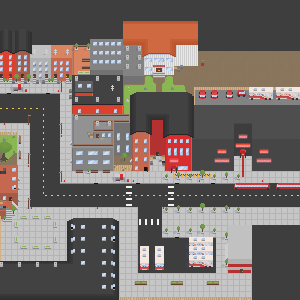

Rendered tile map (Tiled .tmx) drawn with the repository's tilesets; below, a short description and the map source with its tile grids summarised:
An orthogonal 100x100 tile map with 3x3 px tiles, 4 tile layers (BG, Mid, Shadow, Top) and 135 objects.

<map version="1.0" orientation="orthogonal" renderorder="right-down" width="100" height="100" tilewidth="3" tileheight="3" nextobjectid="258">
 <tileset firstgid="1" name="ElectionDay_002" tilewidth="3" tileheight="3" tilecount="1980" columns="66">
  <image source="../Sprites/SpriteSheet_v002.png" width="198" height="90" />
  <terraintypes>
   <terrain name="Bench_noback" tile="1023" />
   <terrain name="Grass" tile="1651" />
   <terrain name="Dirt" tile="1654" />
   <terrain name="Wall_Red_L" tile="-1" />
   <terrain name="Roof_Orange" tile="-1" />
  </terraintypes>
  <tile id="402" terrain=",,,4" />
  <tile id="403" terrain=",,4,4" />
  <tile id="404" terrain=",,4,4" />
  <tile id="405" terrain=",,4,4" />
  <tile id="406" terrain=",,4,4" />
  <tile id="407" terrain=",,4," />
  <tile id="462" terrain=",4,,4" />
  <tile id="463" terrain="4,4,4,4" />
  <tile id="464" terrain="4,4,4,4" />
  <tile id="465" terrain="4,4,4,4" />
  <tile id="466" terrain="4,4,4,4" />
  <tile id="467" terrain="4,,4," />
  <tile id="468" terrain=",4,,4" />
  <tile id="469" terrain="4,4,4,4" />
  <tile id="470" terrain="4,4,4,4" />
  <tile id="471" terrain="4,4,4,4" />
  <tile id="472" terrain="4,4,4,4" />
  <tile id="473" terrain="4,,4," />
  <tile id="528" terrain=",4,," />
  <tile id="529" terrain="4,4,," />
  <tile id="530" terrain="4,4,," />
  <tile id="531" terrain="4,4,," />
  <tile id="532" terrain="4,4,," />
  <tile id="533" terrain="4,,," />
  <tile id="534" terrain=",4,,4" />
  <tile id="535" terrain="4,4,4,4" />
  <tile id="536" terrain="4,4,4,4" />
  <tile id="537" terrain="4,4,4,4" />
  <tile id="538" terrain="4,4,4,4" />
  <tile id="539" terrain="4,,4," />
  <tile id="595" terrain=",,4,4" />
  <tile id="596" terrain="4,4,," />
  <tile id="597" terrain="4,4,4,4" />
  <tile id="598" terrain="4,4,," />
  <tile id="890" terrain=",,,0" />
  <tile id="891" terrain=",,0,0" />
  <tile id="892" terrain=",,0," />
  <tile id="924" terrain=",,,3" />
  <tile id="925" terrain=",,3,3" />
  <tile id="926" terrain=",,3," />
  <tile id="956" terrain=",0,,0" />
  <tile id="957" terrain="0,0,0,0" />
  <tile id="958" terrain="0,,0," />
  <tile id="990" terrain=",3,," />
  <tile id="991" terrain="3,3,," />
  <tile id="992" terrain="3,,," />
  <tile id="1022" terrain=",0,," />
  <tile id="1023" terrain="0,0,," />
  <tile id="1024" terrain="0,,," />
  <tile id="1584" terrain=",,,1" />
  <tile id="1585" terrain=",,1,1" />
  <tile id="1586" terrain=",,1," />
  <tile id="1587" terrain=",,,2" />
  <tile id="1588" terrain=",,2,2" />
  <tile id="1589" terrain=",,2," />
  <tile id="1650" terrain=",1,,1" />
  <tile id="1651" terrain="1,1,1,1" />
  <tile id="1652" terrain="1,,1," />
  <tile id="1653" terrain=",2,,2" />
  <tile id="1654" terrain="2,2,2,2" />
  <tile id="1655" terrain="2,,2," />
  <tile id="1716" terrain=",1,," />
  <tile id="1717" terrain="1,1,," />
  <tile id="1718" terrain="1,,," />
  <tile id="1719" terrain=",2,," />
  <tile id="1720" terrain="2,2,," />
  <tile id="1721" terrain="2,,," />
  <tile id="1782" terrain="1,1,1," />
  <tile id="1783" terrain="1,1,," />
  <tile id="1784" terrain="1,1,,1" />
  <tile id="1785" terrain="2,2,2," />
  <tile id="1786" terrain="2,2,," />
  <tile id="1787" terrain="2,2,,2" />
  <tile id="1848" terrain="1,,1," />
  <tile id="1850" terrain=",1,,1" />
  <tile id="1851" terrain="2,,2," />
  <tile id="1853" terrain=",2,,2" />
  <tile id="1914" terrain="1,,1,1" />
  <tile id="1915" terrain=",,1,1" />
  <tile id="1916" terrain=",1,1,1" />
  <tile id="1917" terrain="2,,2,2" />
  <tile id="1918" terrain=",,2,2" />
  <tile id="1919" terrain=",2,2,2" />
 </tileset>
 <layer name="BG" width="100" height="100">
  <data>[10000 cells, 10000 non-empty, 74 distinct tile ids]</data>
 </layer>
 <layer name="Mid" width="100" height="100">
  <data>[10000 cells, 1938 non-empty, 370 distinct tile ids]</data>
 </layer>
 <objectgroup name="Object Layer">
  <object id="51" gid="1842" x="84" y="141" width="3" height="3" />
  <object id="52" gid="1978" x="87" y="141" width="3" height="3" />
  <object id="56" gid="1712" x="90" y="135" width="3" height="3" />
  <object id="59" gid="1911" x="93" y="180" width="3" height="3" />
  <object id="60" gid="1907" x="186" y="174" width="3" height="3" />
  <object id="62" gid="1778" x="12" y="132" width="3" height="3" />
  <object id="63" gid="1778" x="51" y="213" width="3" height="3" />
  <object id="64" gid="1778" x="66" y="117" width="3" height="3" />
  <object id="66" gid="1778" x="168" y="216" width="3" height="3" />
  <object id="68" gid="1847" x="219" y="213" width="3" height="3" />
  <object id="69" gid="2147485495" x="234" y="174" width="3" height="3" />
  <object id="70" gid="1847" x="153" y="180" width="3" height="3" />
  <object id="71" gid="1847" x="108" y="174" width="3" height="3" />
  <object id="72" gid="1847" x="63" y="147" width="3" height="3" />
  <object id="73" gid="1775" x="66" y="174" width="3" height="3" />
  <object id="75" gid="1775" x="102" y="216" width="3" height="3" />
  <object id="76" gid="1775" x="144" y="210" width="3" height="3" />
  <object id="77" gid="1775" x="246" y="219" width="3" height="3" />
  <object id="78" gid="1775" x="183" y="174" width="3" height="3" />
  <object id="80" gid="1711" x="180" y="174" width="3" height="3" />
  <object id="84" gid="1980" x="195" y="174" width="3" height="3" />
  <object id="85" gid="1910" x="192" y="174" width="3" height="3" />
  <object id="86" gid="1843" x="189" y="174" width="3" height="3" />
  <object id="87" gid="1781" x="198" y="174" width="3" height="3" />
  <object id="88" gid="1777" x="204" y="174" width="3" height="3" />
  <object id="92" gid="1842" x="210" y="174" width="3" height="3" />
  <object id="94" gid="2147485627" x="174" y="174" width="3" height="3" />
  <object id="96" gid="1847" x="171" y="174" width="3" height="3" />
  <object id="97" gid="1779" x="6" y="231" width="3" height="3" />
  <object id="98" gid="1776" x="24" y="237" width="3" height="3" />
  <object id="99" gid="1775" x="36" y="231" width="3" height="3" />
  <object id="102" gid="1910" x="21" y="216" width="3" height="3" />
  <object id="103" gid="1843" x="51" y="252" width="3" height="3" />
  <object id="104" gid="1980" x="6" y="243" width="3" height="3" />
  <object id="105" gid="1910" x="48" y="240" width="3" height="3" />
  <object id="106" gid="1906" x="54" y="216" width="3" height="3" />
  <object id="107" gid="1845" x="72" y="213" width="3" height="3" />
  <object id="108" gid="1775" x="33" y="210" width="3" height="3" />
  <object id="109" gid="1972" x="24" y="189" width="3" height="3" />
  <object id="110" gid="1912" x="18" y="198" width="3" height="3" />
  <object id="111" gid="1912" x="90" y="213" width="3" height="3" />
  <object id="112" gid="1912" x="21" y="147" width="3" height="3" />
  <object id="113" gid="1777" x="30" y="240" width="3" height="3" />
  <object id="114" gid="1777" x="15" y="252" width="3" height="3" />
  <object id="115" gid="1910" x="30" y="261" width="3" height="3" />
  <object id="118" gid="1910" x="132" y="213" width="3" height="3" />
  <object id="119" gid="1974" x="42" y="225" width="3" height="3" />
  <object id="121" gid="1974" x="21" y="171" width="3" height="3" />
  <object id="122" gid="1907" x="27" y="225" width="3" height="3" />
  <object id="123" gid="1907" x="81" y="216" width="3" height="3" />
  <object id="124" gid="1913" x="129" y="216" width="3" height="3" />
  <object id="125" gid="1913" x="21" y="207" width="3" height="3" />
  <object id="126" gid="1913" x="18" y="234" width="3" height="3" />
  <object id="127" gid="1913" x="39" y="255" width="3" height="3" />
  </objectgroup>
 <layer name="Shadow" width="100" height="100">
  <data>[10000 cells, 195 non-empty, 33 distinct tile ids]</data>
 </layer>
 <layer name="Top" width="100" height="100">
  <data>[10000 cells, 537 non-empty, 197 distinct tile ids]</data>
 </layer>
</map>
<!-- 81 of 135 objects omitted -->